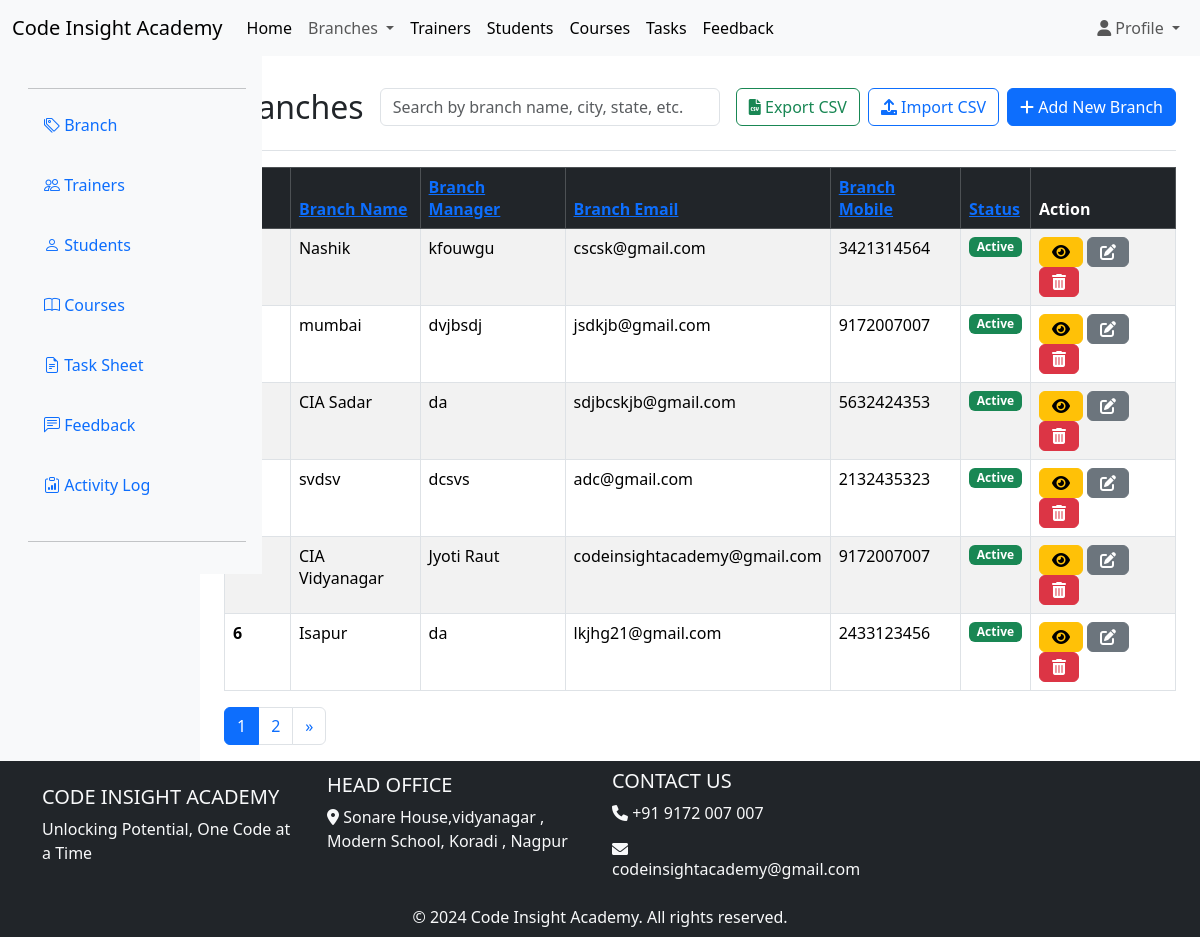
The page /superadmin/branches.php (signed in) on the database its author committed.
### tables this page shows
CREATE TABLE `branches` (
  `branch_id` int(11) NOT NULL,
  `branch_name` varchar(255) NOT NULL,
  `branch_address` varchar(255) DEFAULT NULL,
  `city` varchar(100) DEFAULT NULL,
  `state` varchar(100) DEFAULT NULL,
  `contact_number` varchar(20) DEFAULT NULL,
  `email` varchar(255) DEFAULT NULL,
  `branch_manager` varchar(255) DEFAULT NULL,
  `date_established` date DEFAULT NULL,
  `status` enum('active','inactive') DEFAULT NULL,
  `total_employees` int(11) DEFAULT NULL
);

### superadmin/branches.php (the view, shortened to what this page needs)
<?php
include '../includes/db.php';
$records_per_page = 6;
$page = isset($_GET['page']) && is_numeric($_GET['page']) ? intval($_GET['page']) : 1;
$offset = ($page - 1) * $records_per_page;
$sql = "SELECT * FROM branches ORDER BY branch_id DESC LIMIT $records_per_page OFFSET $offset";
$result = mysqli_query($conn, $sql);
$total_result = mysqli_query($conn, "SELECT COUNT(*) as total FROM branches");
$total_records = mysqli_fetch_assoc($total_result)['total'];
$total_pages = ceil($total_records / $records_per_page);
?>
<div style="position: sticky; top:0;">
    <?php include '../includes/header.php'; ?>
</div>
<div class="container-fluid">
    <div class="row">
        <nav id="sidebar" class="col-md-3 col-lg-2 d-none d-md-block bg-light sidebar position-sticky" style="top: 0;">
            <?php include '../includes/sidebar.php'; ?>
        </nav>
        <main class="col-12 col-md-9 ms-sm-auto col-lg-10 px-md-4">
            <div class="d-flex justify-content-between align-items-center pt-3 pb-2 mb-3 border-bottom">
                <h2 class="mb-0">Branches</h2>
                <form id="searchForm" class="flex-grow-1 mt-3 mx-3">
                    <div class="input-group">
                        <input type="text" id="searchQuery" name="search_query" class="form-control"
                            placeholder="Search by branch name, city, state, etc.">
                    </div>
                </form>
                <div class="d-flex align-items-center">
                    <a href="#" class="btn btn-outline-success me-2" id="exportCSV">
                        <i class="fas fa-file-csv"></i> Export CSV
                    </a>
                    <a href="#" class="btn btn-outline-primary me-2" data-bs-toggle="modal"
                        data-bs-target="#importModal">
                        <i class="fas fa-upload"></i> Import CSV
                    </a>
                    <a href="../add/add_branch.php" class="btn btn-primary">
                        <i class="fas fa-plus"></i> Add New Branch
                    </a>
                </div>
            </div>
            <div class="table-responsive" id="branchResults">
                <table class="table table-striped table-bordered">
                    <thead class="table-dark">
                        <tr>
                            <th scope="col"><a href="#" class="sort" data-sort="branch_id">Sr. No.</a></th>
                            <th scope="col"><a href="#" class="sort" data-sort="branch_name">Branch Name</a></th>
                            <th scope="col"><a href="#" class="sort" data-sort="branch_manager">Branch Manager</a></th>
                            <th scope="col"><a href="#" class="sort" data-sort="email">Branch Email</a></th>
                            <th scope="col"><a href="#" class="sort" data-sort="contact_number">Branch Mobile</a></th>
                            <th scope="col"><a href="#" class="sort" data-sort="status">Status</a></th>
                            <th scope="col">Action</th>
                        </tr>
                    </thead>
                    <tbody>
                        <?php
                        if (mysqli_num_rows($result) > 0) {
                            $srno = 1;
                            while ($row = mysqli_fetch_assoc($result)) {
                                echo '<tr>';
                                echo '<th scope="row">' . $srno . '</th>';
                                echo '<td>' . $row['branch_name'] . '</td>';
                                echo '<td>' . $row['branch_manager'] . '</td>';
                                echo '<td>' . $row['email'] . '</td>';
                                echo '<td>' . $row['contact_number'] . '</td>';
                                echo '<td>';
                                if ($row['status'] == 'active') {
                                    echo '<span class="badge bg-success">Active</span>';
                                } else {
                                    echo '<span class="badge bg-danger">Inactive</span>';
                                }
                                echo '</td>';
                                echo '<td>
                                    <a href="branch_details.php?id=' . $row['branch_id'] . '"><button class="btn btn-warning fas fa-eye"></button></a>
                                    <a href="../edit/edit_branch.php?id=' . $row['branch_id'] . '">
                                        <button class="btn btn-secondary fas fa-edit"></button>
                                    </a>
                                    <a href="../delete/delete_branch.php?id=' . $row['branch_id'] . '" onclick="return confirm(\'Are you sure you want to delete this ' . $row['branch_name'] . '?\');">
                                        <button class="btn btn-danger fas fa-trash-alt"></button>
                                    </a>
                                </td>';
                                echo '</tr>';
                                $srno++;
                            }
                        } else {
                            echo '<tr><td colspan="7">No branches found.</td></tr>';
                        }
                        ?>
                    </tbody>
                </table>
                <nav aria-label="Page navigation example">
                    <ul class="pagination">
                        <?php for ($i = 1; $i <= $total_pages; $i++): ?>
                            <li class="page-item <?php if ($i == $page)
                                echo 'active'; ?>">
                                <a class="page-link" href="?page=<?php echo $i; ?>"><?php echo $i; ?></a>
                            </li>
                        <?php endfor; ?>
                        <?php if ($page < $total_pages): ?>
                            <li class="page-item">
                                <a class="page-link" href="?page=<?php echo $page + 1; ?>" aria-label="Next">
                                    <span aria-hidden="true">&raquo;</span>
                                </a>
                            </li>
                        <?php endif; ?>
                    </ul>
                </nav>
            </div>
        </main>
    </div>
</div>
<?php
include '../includes/footer.php';
?>

### rows shown on the page
branches: branch_name "Nashik", branch_manager "kfouwgu", email "cscsk@gmail.com", contact_number "3421314564", status "Active"
branches: branch_name "mumbai", branch_manager "dvjbsdj", email "jsdkjb@gmail.com", contact_number "9172007007", status "Active"
branches: branch_name "CIA Sadar", branch_manager "da", email "sdjbcskjb@gmail.com", contact_number "5632424353", status "Active"
branches: branch_name "svdsv", branch_manager "dcsvs", email "adc@gmail.com", contact_number "2132435323", status "Active"
branches: branch_name "CIA Vidyanagar", branch_manager "Jyoti Raut", email "codeinsightacademy@gmail.com", contact_number "9172007007", status "Active"
branches: branch_name "Isapur", branch_manager "da", email "lkjhg21@gmail.com", contact_number "2433123456", status "Active"
